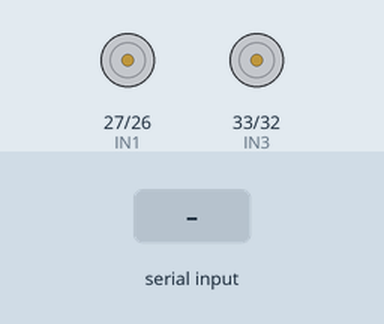
This sketch was run on a simulated ESP32. Shown: motor-driver pin pairs drawn as motors (green arrow = first pin HIGH = forward, orange = second pin HIGH = backward, longer = more drive, scaled by the enable pin). Inputs (shaded band) come from the test bench. Nothing arrives over Bluetooth unless stated.

Above: at 1.2 s.
1.3 s: "F" received over the second serial link
At 1.6 s:
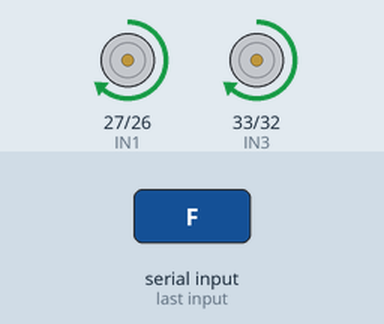
2.8 s: "B" received over the second serial link
At 3.9 s:
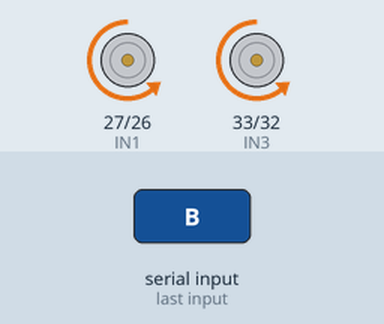
4.3 s: "L" received over the second serial link
At 5.1 s:
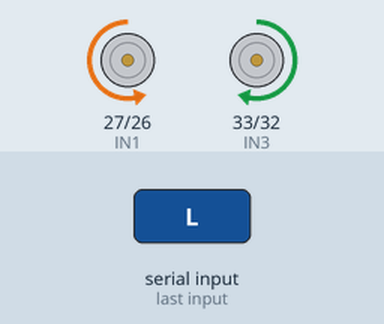
5.8 s: "R" received over the second serial link
At 6.2 s:
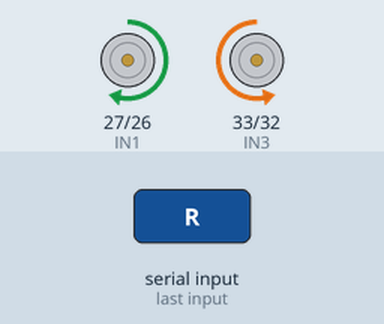
7.3 s: "M" received over the second serial link
At 8.5 s:
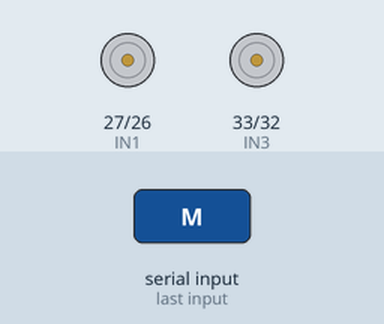
Timing chart, 0 to 9.8 s (numbered marks = the images above; inputs shaded):
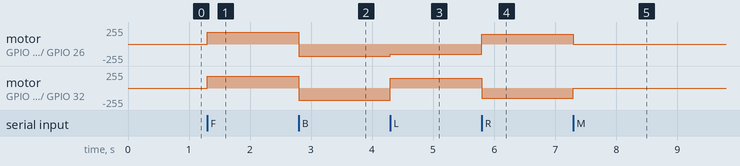

Measured:
- after the input at 1.3 s, motor on GPIO 27 (IN1) / GPIO 26 (IN2), motor on GPIO 33 (IN3) / GPIO 32 (IN4): stopped → forward 180/255 at once
- after the input at 2.8 s, motor on GPIO 27 (IN1) / GPIO 26 (IN2), motor on GPIO 33 (IN3) / GPIO 32 (IN4): forward 180/255 → backward 180/255 at once
- after the input at 4.3 s, motor on GPIO 27 (IN1) / GPIO 26 (IN2): backward 180/255 → backward 150/255 at once; motor on GPIO 33 (IN3) / GPIO 32 (IN4): backward 180/255 → forward 150/255 at once
- after the input at 5.8 s, motor on GPIO 27 (IN1) / GPIO 26 (IN2): backward 150/255 → forward 150/255 at once; motor on GPIO 33 (IN3) / GPIO 32 (IN4): forward 150/255 → backward 150/255 at once
- after the input at 7.3 s, motor on GPIO 27 (IN1) / GPIO 26 (IN2): forward 150/255 → stopped at once; motor on GPIO 33 (IN3) / GPIO 32 (IN4): backward 150/255 → stopped at once

The sketch:

esp32_battlerobot_final.ino
```cpp
#include "BluetoothSerial.h"
BluetoothSerial SerialBT;

#define ENA 25 // PWM for motor A (Left)
#define IN1 27
#define IN2 26

#define ENB 23 // PWM for motor B (Right)
#define IN3 33
#define IN4 32
#define IN5 18

void setup() {
  SerialBT.begin("ESP32_Car"); // Bluetooth name
  Serial.begin(9600);

  // Setup motor pins
  pinMode(ENA, OUTPUT);
  pinMode(IN1, OUTPUT);
  pinMode(IN2, OUTPUT);
  pinMode(ENB, OUTPUT);
  pinMode(IN3, OUTPUT);
  pinMode(IN4, OUTPUT);
}

void loop() {
  if (SerialBT.available()) {
    char command = SerialBT.read();
    handleCommand(command);
  }
}

void handleCommand(char cmd) {
  switch(cmd) {
    case 'F': // Forward
      digitalWrite(IN1, HIGH);
      digitalWrite(IN2, LOW);
      digitalWrite(IN3, HIGH);
      digitalWrite(IN4, LOW);
      analogWrite(ENA, 180); // speed control
      analogWrite(ENB, 180);
      break;

    case 'B': // Backward
      digitalWrite(IN1, LOW);
      digitalWrite(IN2, HIGH);
      digitalWrite(IN3, LOW);
      digitalWrite(IN4, HIGH);
      analogWrite(ENA, 180);
      analogWrite(ENB, 180);
      break;

    case 'L': // Left turn
      digitalWrite(IN1, LOW);
      digitalWrite(IN2, HIGH);
      digitalWrite(IN3, HIGH);
      digitalWrite(IN4, LOW);
      analogWrite(ENA, 150);
      analogWrite(ENB, 150);
      break;

    case 'R': // Right turn
      digitalWrite(IN1, HIGH);
      digitalWrite(IN2, LOW);
      digitalWrite(IN3, LOW);
      digitalWrite(IN4, HIGH);
      analogWrite(ENA, 150);
      analogWrite(ENB, 150);
      break;

    case 'S': // Stop
      digitalWrite(IN1, LOW);
      digitalWrite(IN2, LOW);
      digitalWrite(IN3, LOW);
      digitalWrite(IN4, LOW);
      analogWrite(ENA, 0);
      analogWrite(ENB, 0);
      break;

    case 'M': // Stop
      digitalWrite(IN5, HIGH);
      analogWrite(ENA, 0);
      analogWrite(ENB, 0);
      break;

    case 'm': // Stop
      digitalWrite(IN5, LOW);
      analogWrite(ENA, 0);
      analogWrite(ENB, 0);
      break;
  }
}
```
